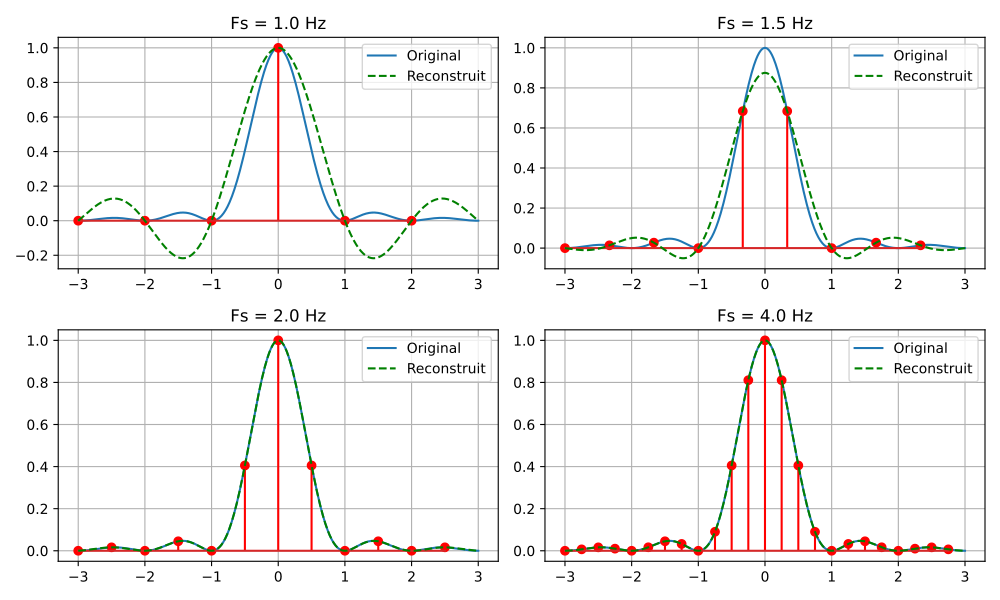

Python code for this plot:
import numpy as np
import matplotlib.pyplot as plt

B = 1
t = np.linspace(-3, 3, 1000)
x = np.sinc(B * t)**2   

Fs_values = [1.0, 1.5, 2.0, 4.0]

fig, axes = plt.subplots(2, 2, figsize=(10, 6))
axes = axes.flatten()

for i, Fs in enumerate(Fs_values):
    Ts = 1 / Fs

    n = np.arange(-3/Ts, 3/Ts)
    t_samples = n * Ts
    x_samples = np.sinc(B * t_samples)**2

    t_recon = np.linspace(-3, 3, 1000)
    x_recon = np.zeros_like(t_recon)
    for k in range(len(n)):
        x_recon += x_samples[k] * np.sinc((t_recon - t_samples[k]) / Ts)

    axes[i].plot(t, x, label='Original')
    axes[i].stem(t_samples, x_samples, linefmt='r-')
    axes[i].plot(t_recon, x_recon, 'g--', label='Reconstruit')
    axes[i].set_title(f'Fs = {Fs} Hz')
    axes[i].legend()
    axes[i].grid(True)

plt.tight_layout()
plt.show()
